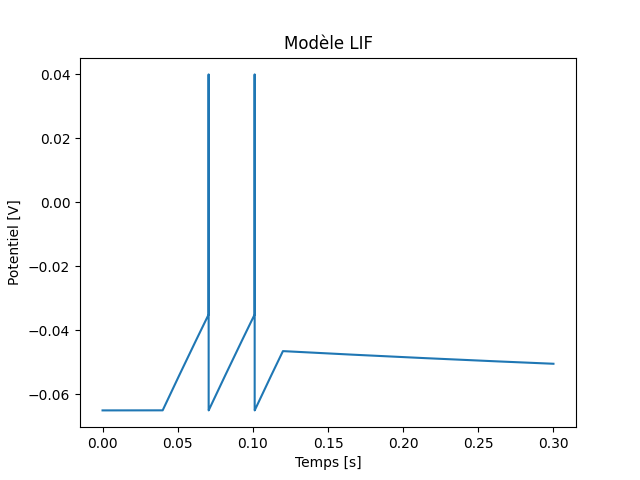

Python code for this plot:
#!/usr/bin/env python3
# -*- coding: utf-8 -*-
"""
Created on Wed Feb 24 19:24:47 2021

@author: fotis
"""

import numpy as np
import matplotlib.pyplot as plt

# TIME
T       =   0.3                # total simulation length [s]
dt      =   0.00002                     # step size [s]
time    =   np.arange(0, T+dt, dt)      # step values [s]


def LIF(I,R,C):
    urest = -0.065
    thres = -0.035
    spike = 0.040
    tau = R*C
    
    u = np.empty(len(time))
    u[0] = urest
    
    
    for t in range(1,len(time)):
        du =  (1/tau) * (R*I[t] - (u[t-1]-urest))
        u[t] = u[t-1] + du*dt
        
        if u[t] > thres:
            u[t-1] = spike
            u[t] = urest
            
    return u

    
I = np.zeros(len(time))
I[2000:6000] = 0.005

     
y = LIF(I,150,0.005)
plt.plot(time,y)
plt.ylabel("Potentiel [V]")
plt.xlabel("Temps [s]")
plt.title("Modèle LIF")
plt.savefig("LIF.png")
plt.show()
